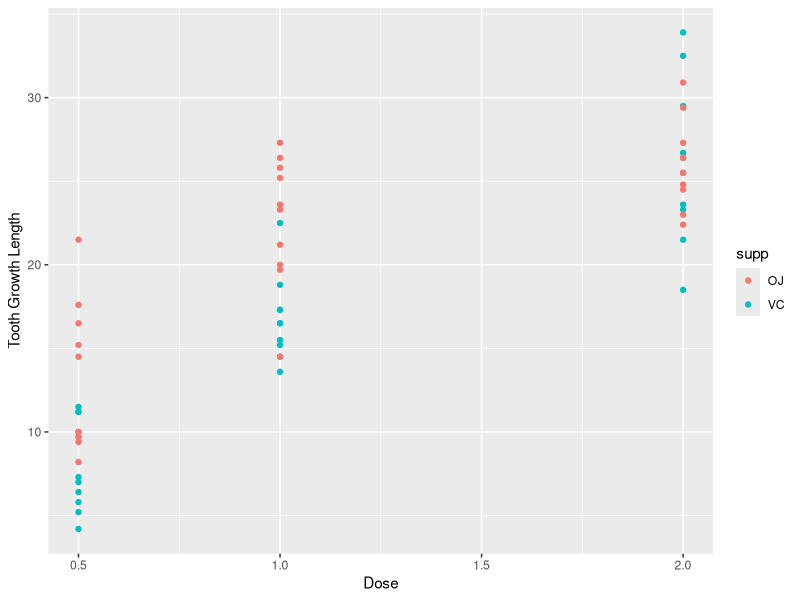

Reproduce this figure in R.
## ---- chunk 1
library(plyr)
library(ggplot2)
## ---- chunk 2
dataT<-ToothGrowth
data_file_size<-dim(dataT)
data_file_size
topdata<-head(dataT)
topdata
class(dataT)
## ---- chunk 3
qplot(dose, len, data=dataT, col=supp, ylab="Tooth Growth Length", xlab="Dose")

## ---- chunk 4
dat<-ddply(dataT, .(supp, dose), summarize, mean=round(mean(len), 3), sd=round(sd(len), 3), N=length(len))
dat
## ---- chunk 5
ciOJ<-dat$mean[1]+c(-1,1)*qt(0.975, 9)*dat$sd[1]/sqrt(dat$N[1])
ciVC<-dat$mean[4]+c(-1,1)*qt(0.975, 9)*dat$sd[4]/sqrt(dat$N[4])
ciOJ
ciVC
## ---- chunk 6
ciOJ1<-dat$mean[2]+c(-1,1)*qt(0.975, 9)*dat$sd[2]/sqrt(dat$N[2])
ciVC1<-dat$mean[5]+c(-1,1)*qt(0.975, 9)*dat$sd[5]/sqrt(dat$N[5])
ciOJ1
ciVC1

## ---- chunk 7
ciOJ2<-dat$mean[3]+c(-1,1)*qt(0.975, 9)*dat$sd[3]/sqrt(dat$N[3])
ciVC2<-dat$mean[6]+c(-1,1)*qt(0.975, 9)*dat$sd[6]/sqrt(dat$N[6])
ciOJ2
ciVC2

## ---- chunk 8
sdoj<-4.46
sdvc<-2.747
moj<-13.23
mvc<-7.98
df<-(sdoj^2/10+sdvc^2/10)^2/((sdoj^2/10)^2/9+(sdvc^2/10)^2/9)
groupinterval<-moj-mvc+c(-1,1)*qt(0.975, df)*sqrt(sdoj^2/10+sdvc^2/10)
groupinterval

## ---- chunk 9
sdoj<-3.911
sdvc<-2.515
moj<-22.70
mvc<-16.77
df<-(sdoj^2/10+sdvc^2/10)^2/((sdoj^2/10)^2/9+(sdvc^2/10)^2/9)
groupinterval1<-moj-mvc+c(-1,1)*qt(0.975, df)*sqrt(sdoj^2/10+sdvc^2/10)
groupinterval1
## ---- chunk 10
sdoj<-2.655
sdvc<-4.798
moj<-26.06
mvc<-26.14
df<-(sdoj^2/10+sdvc^2/10)^2/((sdoj^2/10)^2/9+(sdvc^2/10)^2/9)
groupinterval2<-moj-mvc+c(-1,1)*qt(0.975, df)*sqrt(sdoj^2/10+sdvc^2/10)
groupinterval2
